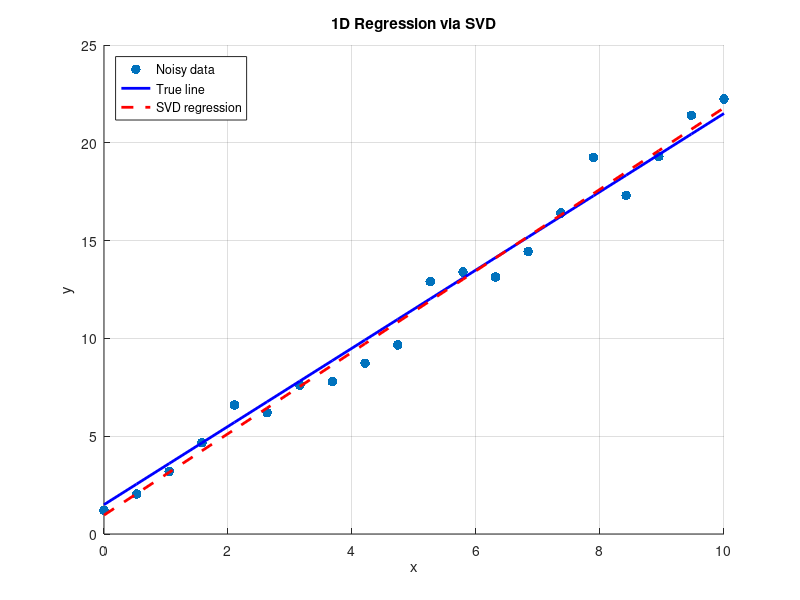

This chart was generated by the following MATLAB code:
clear;clc;

%% Colinearity
n = 100;
x1 = linspace(0, 10, n)';
x2 = x1 + 0.2 * randn(n, 1);  % x2 is highly correlated with x1
X = [ones(n,1), x1, x2];       % Design matrix with intercept
beta_true = [1; 2; -1];        % True coefficients

% Generate noisy observations
y = X * beta_true + 0.05 * randn(n,1);

% Check correlation
corrcoef(x1, x2)

%% SVD
[U, S, V] = svd(X, 'econ');
beta_svd = V*inv(S)*U'*y;

fprintf('SVD coefficients:    %.4f  %.4f  %.4f\n', beta_svd);
fprintf('True coefficients:   %.4f  %.4f  %.4f\n', beta_true);

cond_number = cond(X' * X);  % Large if near-singular
fprintf('Condition number of X^T X: %.2e\n', cond_number);


%% Another example
clear;clc;

% Generate 1D data
n = 20;
x = linspace(0, 10, n)';
a_true = 1.5;       % intercept
b_true = 2.0;       % slope
noise = 1.0 * randn(n, 1);   % noise

% True model
y = a_true + b_true * x + noise;

% Design matrix for linear regression: y ≈ a + b x
A = [ones(n,1), x];

[U, S, V] = svd(A, 'econ');
beta_svd = V * (S \ (U' * y));
a_est = beta_svd(1);
b_est = beta_svd(2);

% True line
y_true = a_true + b_true * x;

% Estimated line
y_est = a_est + b_est * x;

figure;
scatter(x, y, 50, 'ko', 'filled'); hold on;
plot(x, y_true, 'b-', 'LineWidth', 2);
plot(x, y_est, 'r--', 'LineWidth', 2);
legend('Noisy data', 'True line', 'SVD regression', 'Location', 'northwest');
xlabel('x'); ylabel('y');
title('1D Regression via SVD');
grid on;
